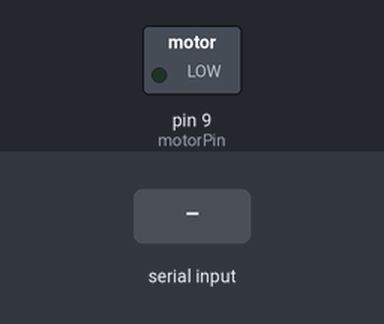
This sketch was run on a simulated Arduino Uno, built with avr-gcc and run on an emulated ATmega328P. Shown: switched loads named in the sketch (green lamp = pin HIGH). Inputs (shaded band) come from the test bench.

Above: at 1.2 s.
1.3 s: "0" received over Serial
At 2.5 s:
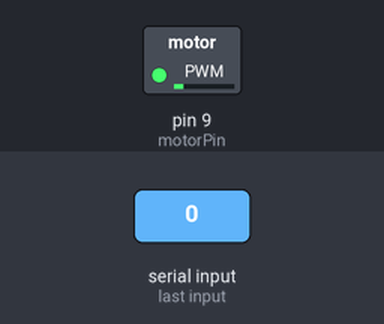
2.8 s: "1" received over Serial
At 3.6 s:
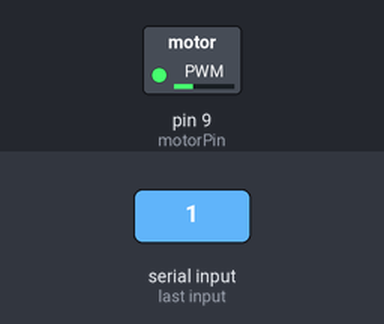
4.3 s: "3" received over Serial
At 4.7 s:
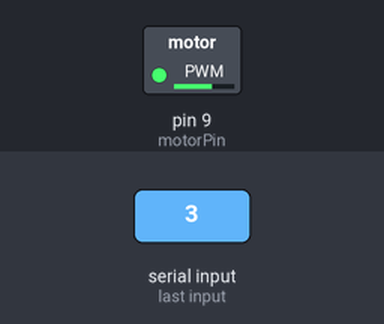
5.8 s: "4" received over Serial
At 7.1 s:
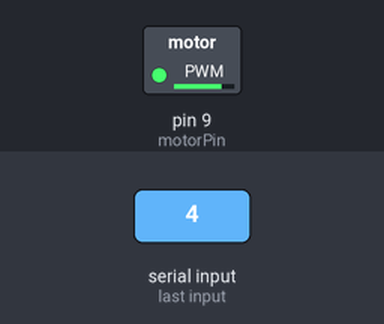
Timing chart, 0 to 8.3 s (numbered marks = the images above; inputs shaded):
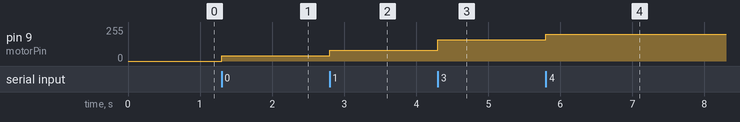

The sketch:

handsigncontrolled_dcmotorspeed.ino
```cpp
const int motorPin = 9;  // Pin connected to the motor (PWM pin)
char receivedIndex = ' ';  // Variable to store the received index as a character

void setup() {
  Serial.begin(9600);  // Start serial communication
  pinMode(motorPin, OUTPUT);  // Set motor pin as output
}

void loop() {
  // Check if data is available to read from serial
  if (Serial.available() > 0) {
    // Read the received character from serial
    receivedIndex = Serial.read();

    // Control motor speed based on the received index character
    switch (receivedIndex) {
      case '0':
        analogWrite(motorPin, 40);  // 20% speed (40 out of 255)
        break;
      case '1':
        analogWrite(motorPin, 80);  // 40% speed
        break;
      case '2':
        analogWrite(motorPin, 120); // 60% speed
        break;
      case '3':
        analogWrite(motorPin, 160); // 80% speed
        break;
      case '4':
        analogWrite(motorPin, 200); // 100% speed
        break;
      default:
        analogWrite(motorPin, 0);   // Stop motor if invalid index
        break;
    }
  }
}
```

Measured:
- after the input at 1.3 s, pin 9 (motorPin): 0/255 → 40/255 at once
- after the input at 2.8 s, pin 9 (motorPin): 40/255 → 80/255 at once
- after the input at 4.3 s, pin 9 (motorPin): 80/255 → 160/255 at once
- after the input at 5.8 s, pin 9 (motorPin): 160/255 → 200/255 at once
